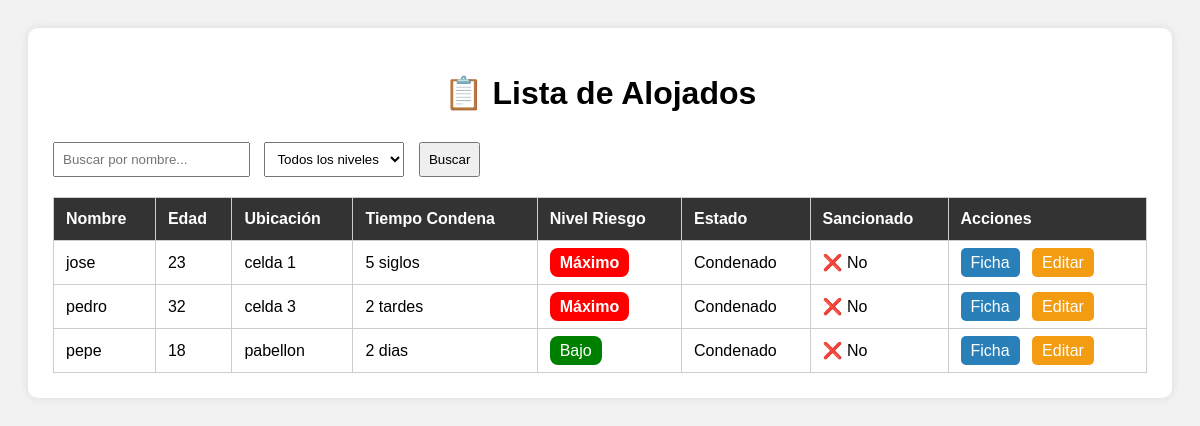
/listadealojados.php (signed in), run on the app's committed database.
### tables this page shows
CREATE TABLE `personas` (
  `id` int(11) NOT NULL,
  `nombre` varchar(100) NOT NULL,
  `edad` int(11) DEFAULT NULL CHECK (`edad` between 12 and 100),
  `causa` text NOT NULL,
  `estado` enum('condenado','procesado') NOT NULL,
  `sancionado` enum('sancionado','no_sancionado') DEFAULT 'no_sancionado',
  `fecha_sancion` date DEFAULT NULL,
  `historial_delictivo` text DEFAULT NULL,
  `fecha_ingreso` date DEFAULT curdate(),
  `created_at` timestamp NOT NULL DEFAULT current_timestamp(),
  `ubicacion` varchar(50) NOT NULL DEFAULT 'Pabellón A',
  `tiempo_condena` varchar(20) NOT NULL,
  `nivel_riesgo` enum('Bajo','Medio','Alto','Máximo') NOT NULL DEFAULT 'Medio',
  `sanciones` text DEFAULT NULL,
  `ranchograma` text DEFAULT NULL COMMENT 'Relaciones con otros internos (JSON)'
);

### listadealojados.php (the view, shortened to what this page needs)
<?php
$es_direccion = ($_SESSION['rol'] === 'direccion');
$conexion = conectarBaseDeDatos();
$query = "SELECT
            id, nombre, edad, causa, estado, ubicacion,
            tiempo_condena, nivel_riesgo, sancionado
          FROM personas
          ORDER BY nombre";
$resultado = $conexion->query($query);
?>
<!DOCTYPE html>
<html lang="es">
<head>
</head>
<body>
    <div class="container">
        <h1>📋 Lista de Alojados</h1>
        <div class="busqueda">
            <input type="text" id="buscar" placeholder="Buscar por nombre..." onkeyup="filtrarTabla()">
            <select id="filtro-riesgo" onchange="filtrarTabla()">
                <option value="">Todos los niveles</option>
            </select>
            <button onclick="filtrarTabla()">Buscar</button>
        </div>
        <table id="tabla-internos">
            <thead>
                <tr>
                    <th>Nombre</th>
                    <th>Edad</th>
                    <th>Ubicación</th>
                    <th>Tiempo Condena</th>
                    <th>Nivel Riesgo</th>
                    <th>Estado</th>
                    <th>Sancionado</th>
                    <th>Acciones</th>
                </tr>
            </thead>
            <tbody>
                <?php while($interno = $resultado->fetch_assoc()): ?>
                <tr class="<?= $interno['sancionado'] === 'sancionado' ? 'sancionado' : '' ?>">
                    <td><?= htmlspecialchars($interno['nombre']) ?></td>
                    <td><?= htmlspecialchars($interno['edad']) ?></td>
                    <td><?= htmlspecialchars($interno['ubicacion']) ?></td>
                    <td><?= htmlspecialchars($interno['tiempo_condena']) ?></td>
                    <td>
                        <?php
                            $riesgo = strtolower($interno['nivel_riesgo']);
                            $color = "";
                            switch ($riesgo) {
                                case 'bajo':
                                    $color = "background-color: green; color: white;";
                                    break;
                                case 'máximo':
                                    $color = "background-color: red; color: white; font-weight: bold;";
                                    break;
                            }
                        ?>
                        <span style="padding:6px 10px; border-radius: 8px; <?= $color ?>">
                            <?= htmlspecialchars($interno['nivel_riesgo']) ?>
                        </span>
                    </td>
                    <td><?= ucfirst(htmlspecialchars($interno['estado'])) ?></td>
                    <td><?= $interno['sancionado'] === 'sancionado' ? '✅ Sí' : '❌ No' ?></td>
                    <td class="acciones">
                        <a href="ficha_interno.php?id=<?= $interno['id'] ?>" class="ver-ficha">Ficha</a>
                        <?php if(!$es_direccion): ?>
                        <a href="actualizar_estado.php?id=<?= $interno['id'] ?>" class="editar">Editar</a>
                        <?php endif; ?>
                    </td>
                </tr>
                <?php endwhile; ?>
            </tbody>
        </table>
    </div>
</body>
</html>

### listadealojados.php (style rules this page uses)
body { font-family: Arial, sans-serif; padding: 20px; background-color: #f2f2f2; }
.container { max-width: 1200px; margin: auto; background: white; padding: 25px; border-radius: 10px; box-shadow: 0 0 10px rgba(0,0,0,0.1); }
h1 { text-align: center; margin-bottom: 30px; }
table { width: 100%; border-collapse: collapse; margin-top: 10px; }
th, td { padding: 12px; border: 1px solid #ccc; text-align: left; }
th { background-color: #333; color: white; }
.acciones a { margin-right: 8px; text-decoration: none; padding: 6px 10px; color: white; border-radius: 5px; }
.ver-ficha { background-color: #2980b9; }
.editar { background-color: #f39c12; }
.busqueda { margin-bottom: 20px; }
.busqueda input, .busqueda select, .busqueda button { padding: 8px; margin-right: 10px; }

### data on the page
personas: nombre "jose", edad "23", ubicacion "celda 1", tiempo_condena "5 siglos", nivel_riesgo "Máximo", estado "Condenado", sancionado "❌ No"
personas: nombre "pedro", edad "32", ubicacion "celda 3", tiempo_condena "2 tardes", nivel_riesgo "Máximo", estado "Condenado", sancionado "❌ No"
personas: nombre "pepe", edad "18", ubicacion "pabellon", tiempo_condena "2 dias", nivel_riesgo "Bajo", estado "Condenado", sancionado "❌ No"
